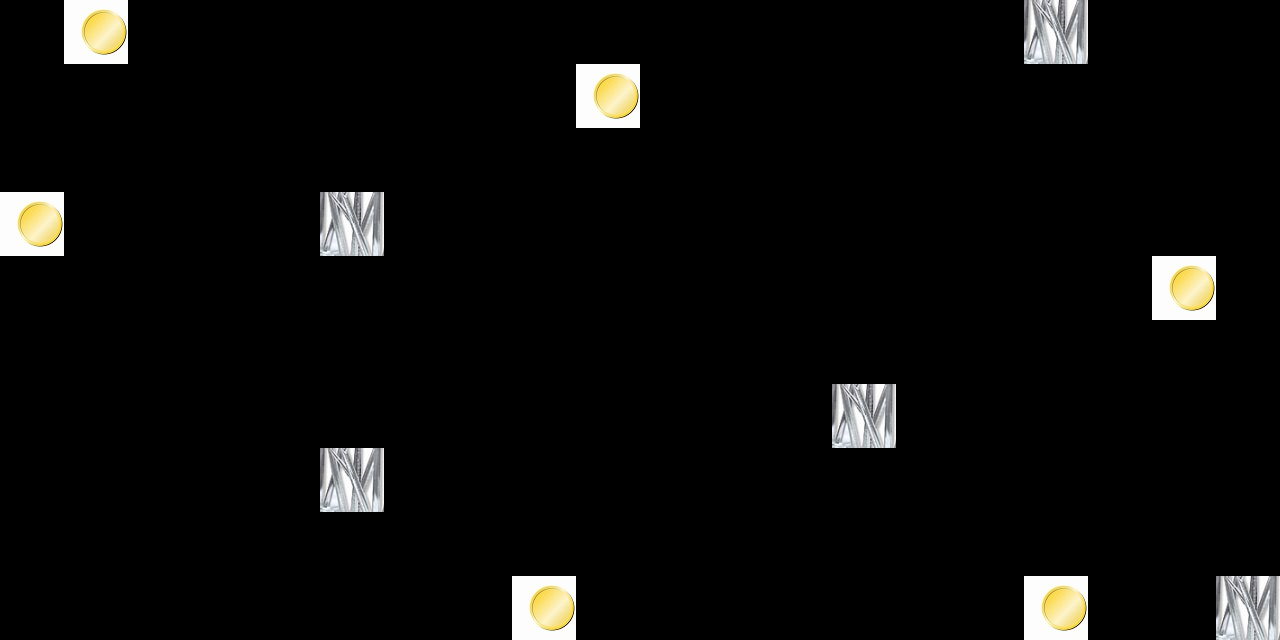

The image is a tile-based game level rendered from a .tmx file. Its description and complete source (layers, tilesets, objects, tile grids) follow:
An orthogonal 20x10 tile map with 64x64 px tiles, 1 tile layer (Tile Layer 1), 2 tilesets.

<map version="1.0" tiledversion="1.0.3" orientation="orthogonal" renderorder="right-down" width="20" height="10" tilewidth="64" tileheight="64" nextobjectid="1">
 <tileset firstgid="1" source="GameTileMap.tsx" />
 <tileset firstgid="50" source="Coins.tsx" />
 <layer name="Tile Layer 1" width="20" height="10">
  <data encoding="csv">
0,50,0,0,0,0,0,0,0,0,0,0,0,0,0,0,24,0,0,0,
0,0,0,0,0,0,0,0,0,50,0,0,0,0,0,0,0,0,0,0,
0,0,0,0,0,0,0,0,0,0,0,0,0,0,0,0,0,0,0,0,
50,0,0,0,0,24,0,0,0,0,0,0,0,0,0,0,0,0,0,0,
0,0,0,0,0,0,0,0,0,0,0,0,0,0,0,0,0,0,50,0,
0,0,0,0,0,0,0,0,0,0,0,0,0,0,0,0,0,0,0,0,
0,0,0,0,0,0,0,0,0,0,0,0,0,24,0,0,0,0,0,0,
0,0,0,0,0,24,0,0,0,0,0,0,0,0,0,0,0,0,0,0,
0,0,0,0,0,0,0,0,0,0,0,0,0,0,0,0,0,0,0,0,
0,0,0,0,0,0,0,0,50,0,0,0,0,0,0,0,50,0,0,24
</data>
 </layer>
</map>